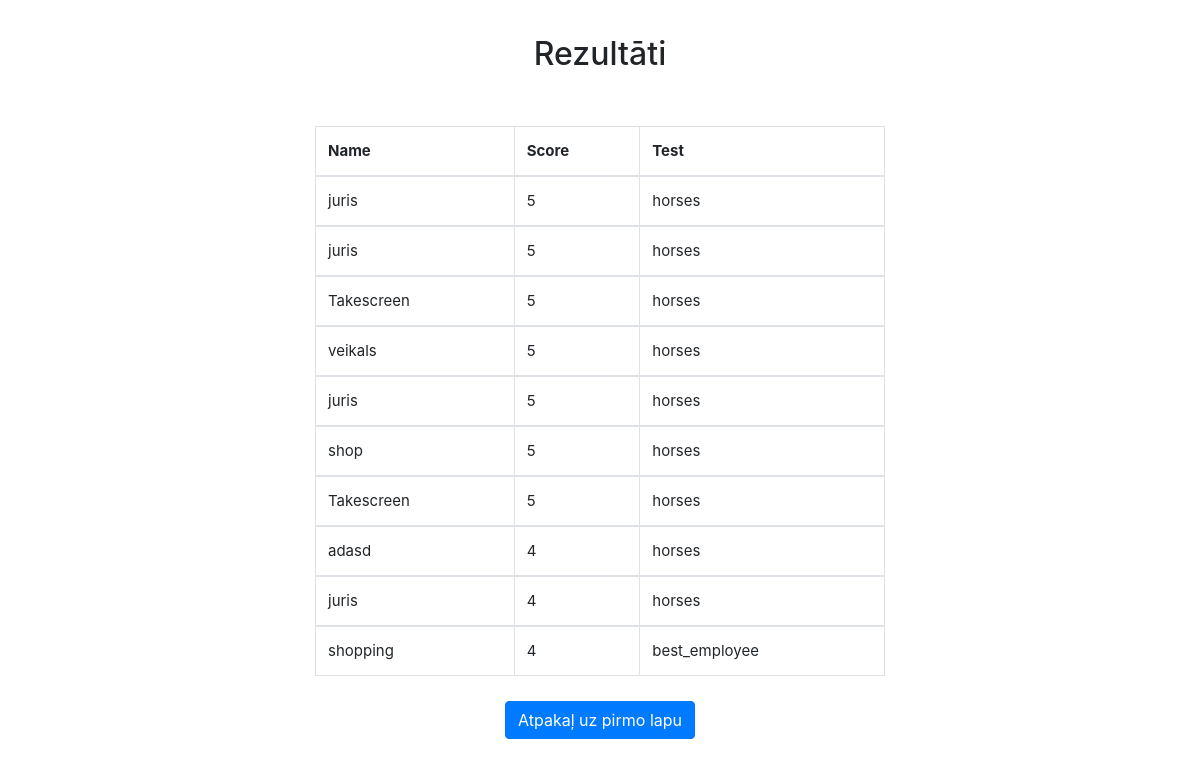
Page /scores.php on the committed database.
### tables this page shows
CREATE TABLE `results` (
  `Id` int(11) NOT NULL AUTO_INCREMENT,
  `user` varchar(50) DEFAULT NULL,
  `score` int(11) NOT NULL DEFAULT 0,
  `test` varchar(50) DEFAULT NULL,
  PRIMARY KEY (`Id`)
);

### Database/QueryBuilder.php (called while the page is built, shortened)
<?php
class QueryBuilder
{
    protected $pdo;
    public function __construct($pdo)
    {
        $this->pdo = $pdo;
    }
    public function scores()
    {
        try {
            $statement = $this->pdo->prepare("select * from results ORDER BY score DESC LIMIT 10");
            $statement->execute();
            return $statement->fetchAll(PDO::FETCH_CLASS);
        } catch (Exception $e) {
            die($e->getMessage());
        }
    }
}

### scores.php (the view, shortened to what this page needs)
<?php session_start();
require 'Database/QueryBuilder.php';
$database = new QueryBuilder($pdo);
$scores   = $database->scores();
?>
<!DOCTYPE html>
<html>
<head>
	<link href="https://maxcdn.bootstrapcdn.com/bootstrap/4.0.0/css/bootstrap.min.css" rel="stylesheet"
>
	<link href="/style/main.css" rel="stylesheet" type="text/css"/>
</head>
<body>
<div class="container">
	<h2 class="title">Rezultāti</h2>
</div>
<div class="container">
	<table class="table table-bordered">
		<thead>
		<tr>
			<th>Name</th>
			<th>Score</th>
			<th>Test</th>
		</tr>
		</thead>
        <?php foreach ($scores as $score): ?>
			<tbody>
			<tr>
				<td><?= $score->user ?> </td>
				<td><?= $score->score ?></td>
				<td><?= $score->test ?></td>
			</tr>
			</tbody>
        <?php endforeach; ?>
	</table>
	<div class="center">
		<a href="/index.php" class="btn btn-primary">Atpakaļ uz pirmo lapu</a>
	</div>
</div>
</body>
</html>

### style/main.css (style rules this page uses)
.container { width: 50%; margin: 0 auto; overflow: auto; padding-top: 15px; padding-bottom: 10px; }
body { font-size: 15px; line-height: 1.6em; }
.title { padding: 20px; text-align: center; }
.center { text-align: center; margin-top: 25px; }

### rows in the picture
results: user "juris", score "5", test "horses"
results: user "juris", score "5", test "horses"
results: user "Takescreen", score "5", test "horses"
results: user "veikals", score "5", test "horses"
results: user "juris", score "5", test "horses"
results: user "shop", score "5", test "horses"
results: user "Takescreen", score "5", test "horses"
results: user "adasd", score "4", test "horses"
results: user "juris", score "4", test "horses"
results: user "shopping", score "4", test "best_employee"
